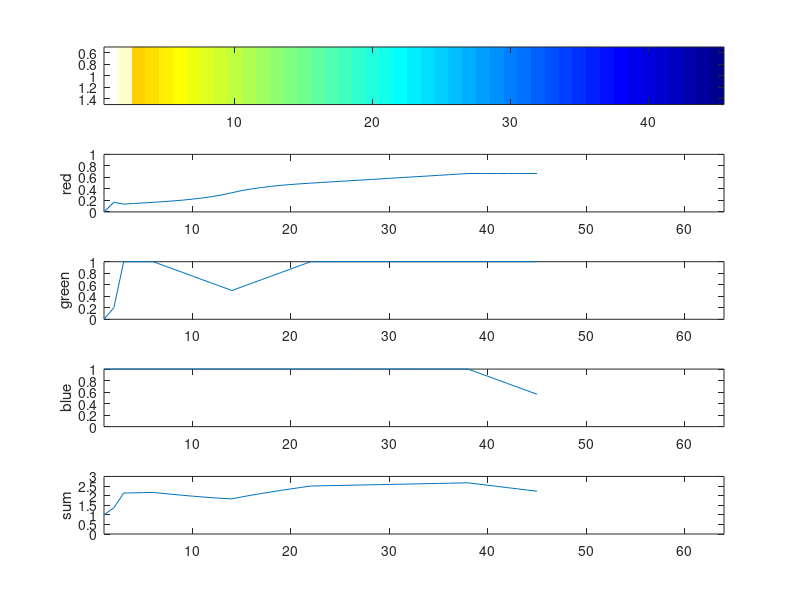

The MATLAB script that drew this image:

h = jet (64) ;
h = h (64:-1:1,:) ;
h = h (20:end,:) ;

% h = h (17:128,:) ;

% s = sum (jet,2) ;
% h (:,1) = h (:,1) ./ s ;
% h (:,2) = h (:,2) ./ s ;
% h (:,3) = h (:,3) ./ s ;

h (1,:) = [1 1 1] ;	% white
h (2,:) = [1 1 .8] ;	% light yellow

h
colormap (h) ;

clf
subplot (5,1,1) ;
image (1:size(h,1)) ;

h = rgb2hsv (h) ;
% h (:,3) = linspace (1,0,64) ;
% h= hsv2rgb (h) ;

subplot (5,1,2)  ; plot (h(:,1)) ; axis ([1 64 0 1]) ; ylabel ('red') ;
subplot (5,1,3)  ; plot (h(:,2)) ; axis ([1 64 0 1]) ; ylabel ('green') ;
subplot (5,1,4)  ; plot (h(:,3)) ; axis ([1 64 0 1]) ; ylabel ('blue') ;
subplot (5,1,5)  ; plot (sum(h,2)) ; axis ([1 64 0 3]) ; ylabel ('sum') ;

